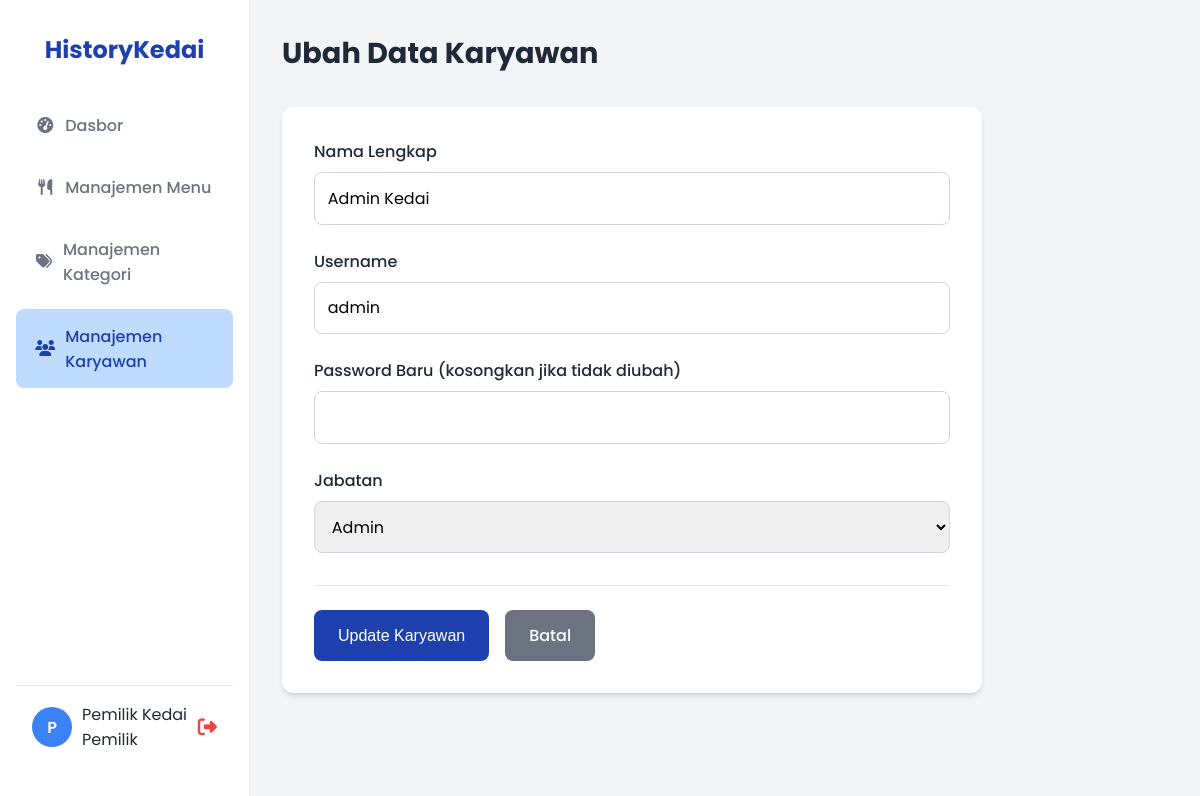
/karyawan_ubah.php?id=2 (signed in), run on the app's committed database.
### tables this page shows
CREATE TABLE IF NOT EXISTS `Karyawan` (
  `id_karyawan` INT(11) NOT NULL AUTO_INCREMENT,
  `nama` VARCHAR(100) NOT NULL,
  `username` VARCHAR(50) NOT NULL UNIQUE,
  `password` VARCHAR(255) NOT NULL,
  `jabatan` VARCHAR(50) NOT NULL COMMENT 'Pemilik, Admin, Kasir',
  `status_karyawan` VARCHAR(20) NOT NULL DEFAULT 'Aktif',
  PRIMARY KEY (`id_karyawan`)
);

### karyawan_ubah.php (the view, shortened to what this page needs)
<?php
include 'koneksi.php';
$id = $_GET['id'];
$query = mysqli_query($koneksi, "SELECT * FROM Karyawan WHERE id_karyawan='$id'");
$data = mysqli_fetch_array($query);
?>
<!DOCTYPE html>
<html lang="id">
<head>
    <link rel="stylesheet" href="https://cdnjs.cloudflare.com/ajax/libs/font-awesome/6.5.1/css/all.min.css">
</head>
<body>
<aside class="sidebar">
    <div class="logo">HistoryKedai</div>
    <nav class="sidebar-nav">
        <?php
        $jabatan = $_SESSION['jabatan'];
        $halaman_ini = basename($_SERVER['PHP_SELF']);
        ?>
        <a href="dashboard.php"
           class="<?php echo ($halaman_ini == 'dashboard.php') ? 'active' : ''; ?>">
            <span class="icon"><i class="fas fa-tachometer-alt"></i></span> Dasbor
        </a>
        <?php if ($jabatan == 'Pemilik'): ?>
            <a href="menu_tampil.php"
               class="<?php echo (strpos($halaman_ini, 'menu_') === 0) ? 'active' : ''; ?>">
                <span class="icon"><i class="fas fa-utensils"></i></span> Manajemen Menu
            </a>
            <a href="kategori_tampil.php"
               class="<?php echo (strpos($halaman_ini, 'kategori_') === 0) ? 'active' : ''; ?>">
                <span class="icon"><i class="fas fa-tags"></i></span> Manajemen Kategori
            </a>
            <a href="karyawan_tampil.php"
               class="<?php echo (strpos($halaman_ini, 'karyawan_') === 0) ? 'active' : ''; ?>">
                <span class="icon"><i class="fas fa-users"></i></span> Manajemen Karyawan
            </a>
        <?php endif; ?>
    </nav>
    <div class="user-profile">
        <div class="avatar"><?php echo substr($_SESSION['nama'], 0, 1); ?></div>
        <div>
            <div class="name"><?php echo htmlspecialchars($_SESSION['nama']); ?></div>
            <div class="role"><?php echo htmlspecialchars($_SESSION['jabatan']); ?></div>
        </div>
        <a href="logout.php" class="logout-btn"><i class="fas fa-sign-out-alt"></i></a>
    </div>
</aside>
    <main class="main-content">
        <div class="main-header"><h1>Ubah Data Karyawan</h1></div>
        <div class="form-container">
            <form action="proses_ubah_karyawan.php" method="POST">
                <div class="form-group">
                    <label for="nama">Nama Lengkap</label>
                    <input type="text" id="nama" name="nama" value="<?php echo htmlspecialchars($data['nama']); ?>" required>
                </div>
                <div class="form-group">
                    <label for="username">Username</label>
                    <input type="text" id="username" name="username" value="<?php echo htmlspecialchars($data['username']); ?>" required>
                </div>
                <div class="form-group">
                    <label for="password">Password Baru (kosongkan jika tidak diubah)</label>
                    <input type="password" id="password" name="password">
                </div>
                <div class="form-group">
                    <label for="jabatan">Jabatan</label>
                    <select id="jabatan" name="jabatan">
                        <option value="Admin" <?php if($data['jabatan'] == 'Admin') echo 'selected'; ?>>Admin</option>
                    </select>
                </div>
                <div class="form-actions">
                    <button type="submit" class="btn btn-update">Update Karyawan</button>
                    <a href="karyawan_tampil.php" class="btn btn-batal">Batal</a>
                </div>
            </form>
        </div>
    </main>
</body>
</html>

### karyawan_ubah.php (style rules this page uses)
:root { --color-blue-primary: #3B82F6; --color-blue-secondary: #BFDBFE; --color-blue-dark: #1E40AF; --color-bg: #F3F4F6; --color-surface: #FFFFFF; --color-text-dark: #1F2937; --color-text-muted: #6B7280; --shadow: 0 4px 6px -1px rgb(0 0 0 / 0.1), 0 2px 4px -2px rgb(0 0 0 / 0.1); --border-radius: 12px; --font-body: 'Poppins', sans-serif; --color-warning: #1E40AF; }
* { box-sizing: border-box; }
body { font-family: var(--font-body); margin: 0; background-color: var(--color-bg); color: var(--color-text-dark); display: flex; }
.sidebar { width: 250px; background: var(--color-surface); height: 100vh; padding: 2rem 1rem; display: flex; flex-direction: column; border-right: 1px solid #E5E7EB; position: fixed; }
.sidebar .logo { font-weight: 700; font-size: 1.5rem; color: var(--color-blue-dark); margin-bottom: 2rem; text-align: center; }
.sidebar-nav a { display: flex; align-items: center; gap: 10px; padding: 0.9rem 1.2rem; text-decoration: none; color: var(--color-text-muted); font-weight: 500; border-radius: 8px; margin-bottom: 0.5rem; transition: all 0.2s ease; }
.sidebar-nav a:hover, .sidebar-nav a.active { background-color: var(--color-blue-secondary); color: var(--color-blue-dark); }
.sidebar-nav a .icon { width: 20px; text-align: center; }
.user-profile { margin-top: auto; display: flex; align-items: center; gap: 10px; padding: 1rem; border-top: 1px solid #E5E7EB; }
.user-profile .avatar { width: 40px; height: 40px; border-radius: 50%; background: var(--color-blue-primary); color: white; display: flex; align-items: center; justify-content: center; font-weight: 600; }
.logout-btn { color: #EF4444; text-decoration: none; margin-left: auto; font-size: 1.2em; }
.main-content { margin-left: 250px; flex-grow: 1; padding: 2rem; }
.main-header h1 { margin: 0 0 2rem 0; font-size: 1.8rem; }
.form-container { background: var(--color-surface); padding: 2rem; border-radius: var(--border-radius); box-shadow: var(--shadow); max-width: 700px; }
.form-group { margin-bottom: 1.5rem; }
.form-group label { display: block; font-weight: 500; margin-bottom: 0.5rem; }
.form-group input, .form-group select { width: 100%; padding: 0.8rem; border: 1px solid #D1D5DB; border-radius: 8px; font-family: var(--font-body); font-size: 1rem; transition: border-color 0.2s, box-shadow 0.2s; }
.form-actions { display: flex; gap: 1rem; margin-top: 2rem; border-top: 1px solid #E5E7EB; padding-top: 1.5rem; }
.btn { padding: 0.8rem 1.5rem; border: none; border-radius: 8px; text-decoration: none; color: white; text-align: center; cursor: pointer; font-weight: 500; font-size: 1rem; }
.btn-update { background-color: var(--color-warning); }
.btn-batal { background-color: var(--color-text-muted); }

### data on the page
karyawan: nama "Admin Kedai", username "admin", jabatan "Admin"

### other printed values
substr($_SESSION['nama'], 0, 1) "P"
$_SESSION['nama'] "Pemilik Kedai"
$_SESSION['jabatan'] "Pemilik"
